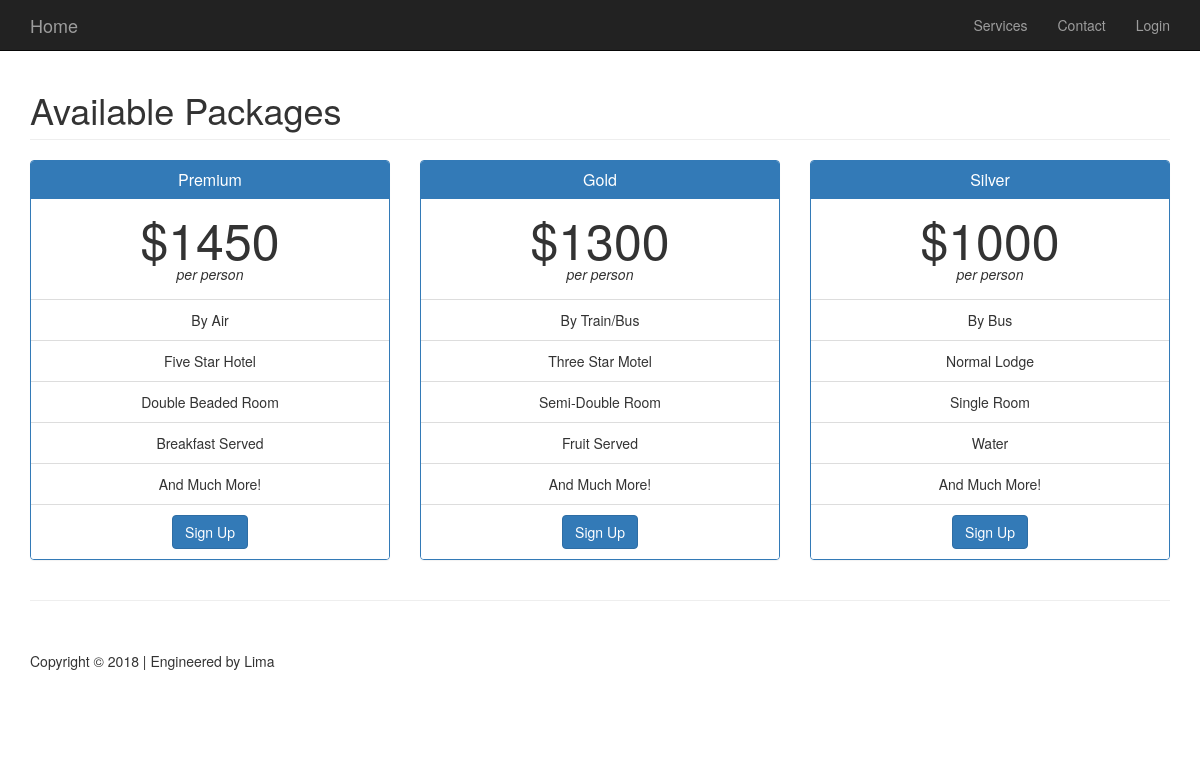
Screenshot of /customers/booking/1 with the database file from the repository.
### tables this page shows
CREATE TABLE `costs` (
  `costId` int(11) NOT NULL,
  `visitId` int(11) NOT NULL,
  `packageId` int(11) NOT NULL,
  `costing` double NOT NULL
);

### application/controllers/Customers.php (called while the page is built, shortened)
<?php
class Customers extends CI_Controller {
    function __construct() {
        $this->load->model('customer');
    }
    function booking($id) {
        $data['title'] = "Booking";
        $data['packages'] = $this->customer->get_package($id);
        $this->load->view('booking', $data);
    }
}

### index.php (called while the page is built, shortened)
<?php
require_once BASEPATH.'core/CodeIgniter.php';

### application/models/Customer.php (called while the page is built, shortened)
<?php
class Customer extends CI_Model {
    function get_package($id) {
        $query = $this->db->get_where('costs', ['visitId' => $id]);
        return $query->result_array();
    }
}

### application/views/booking.php (the view, shortened to what this page needs)
<!DOCTYPE html>
<html lang="en">
    <?php require_once("template/head.php"); ?>
    <body>
        <?php require_once("template/nav.php"); ?>
        <div class="container top-margin">
            <div class="row">
                <div class="col-lg-12">
                    <h1 class="page-header">Available Packages
                    </h1>
                </div>
            </div>
            <div class="row">
                <?php
                if (!isset($packages)) {
                    echo "<p>Not Found</p>";
                } else {
                    foreach ($packages as $row) {
                        ?>
                        <div class="col-md-4">
                            <div class="panel panel-primary text-center">
                                <div class="panel-heading">
                                    <h3 class="panel-title">
                                        <?php
                                        if ($row['packageId'] == 1) {
                                            echo "Premium";
                                        } else if ($row['packageId'] == 2) {
                                            echo "Gold";
                                        } else if ($row['packageId'] == 3) {
                                            echo "Silver";
                                        }
                                        ?>
                                    </h3>
                                </div>
                                <div class="panel-body">
                                    <span class="price">$<?= $row['costing'] ?></span>
                                    <span class="period">per person</span>
                                </div>
                                <ul class="list-group">
                                    <li class="list-group-item">
                                        <?php
                                        if ($row['packageId'] == 1) {
                                            echo "By Air";
                                        } else if ($row['packageId'] == 2) {
                                            echo "By Train/Bus";
                                        } else if ($row['packageId'] == 3) {
                                            echo "By Bus";
                                        }
                                        ?>
                                    </li>
                                    <li class="list-group-item">
                                        <?php
                                        if ($row['packageId'] == 1) {
                                            echo "Five Star Hotel";
                                        } else if ($row['packageId'] == 2) {
                                            echo "Three Star Motel";
                                        } else if ($row['packageId'] == 3) {
                                            echo "Normal Lodge";
                                        }
                                        ?>
                                    </li>
                                    <li class="list-group-item">
                                        <?php
                                        if ($row['packageId'] == 1) {
                                            echo "Double Beaded Room";
                                        } else if ($row['packageId'] == 2) {
                                            echo "Semi-Double Room";
                                        } else if ($row['packageId'] == 3) {
                                            echo "Single Room";
                                        }
                                        ?>
                                    </li>
                                    <li class="list-group-item">
                                        <?php
                                        if ($row['packageId'] == 1) {
                                            echo "Breakfast Served";
                                        } else if ($row['packageId'] == 2) {
                                            echo "Fruit Served";
                                        } else if ($row['packageId'] == 3) {
                                            echo "Water";
                                        }
                                        ?>
                                    </li>
                                    <li class="list-group-item">
                                        And Much More!
                                    </li>
                                    <li class="list-group-item">
                                        <?php if ($this->session->userdata('customerId')) { ?>
                                            <?php if ($row['packageId'] == 1) { ?>
                                                <a  data-toggle="modal" href="#checkoutModal" class="btn btn-primary">Book Now!</a>
                                            <?php } else if ($row['packageId'] == 2) { ?>
                                                <a  data-toggle="modal" href="#checkoutModal" class="btn btn-danger">Book Now!</a>
                                            <?php } else if ($row['packageId'] == 3) {
                                                ?>
                                                <a  data-toggle="modal" href="#checkoutModal" class="btn btn-warning">Book Now!</a>
                                            <?php }
                                            ?>
                                        <?php } else { ?>
                                            <a data-toggle="modal" href="#signupModal" class="btn btn-primary">Sign Up</a>
                                        <?php }
                                        ?>
                                    </li>
                                </ul>
                            </div>
                        </div>
                        <?php
                    }
                }
                ?>
            </div>
            <hr>
            <?php require_once("template/footer.php"); ?>
        </div>
    </body>
</html>

### application/views/template/head.php (shortened to what this page needs)
<head>
    <link href="<?= base_url() ?>resource/css/bootstrap.min.css" rel="stylesheet" />
    <link href="<?= base_url() ?>resource/css/modern-business.css" rel="stylesheet" />
    <link href="<?= base_url() ?>resource/font-awesome/css/font-awesome.min.css" rel="stylesheet" type="text/css" />
    <link href="<?= base_url() ?>resource/css/animate.css" rel="stylesheet">
</head>

### application/views/template/nav.php (shortened to what this page needs)
<nav class="navbar navbar-inverse navbar-fixed-top" role="navigation">
    <div class="container">
        <div class="navbar-header">
            <?php if ($this->session->userdata('customerId')) { ?>
                <a class="navbar-brand" href="<?= base_url() ?>customers/profile">Profile</a>
            <?php } else { ?>
                <a class="navbar-brand" href="<?= base_url() ?>">Home</a>
            <?php } ?>
        </div>
        <div class="collapse navbar-collapse" id="bs-example-navbar-collapse-1">
            <ul class="nav navbar-nav navbar-right">
                <li>
                    <a href="<?= base_url() ?>visitors/services">Services</a>
                </li>
                <li>
                    <a href="<?= base_url() ?>visitors/contact">Contact</a>
                </li>
                <li>
                    <?php if ($this->session->userdata('customerId')) { ?>
                        <a href="<?= base_url() ?>customers/logout">Logout</a>
                    <?php } else { ?>
                        <a data-toggle="modal" href="#loginModal">Login</a>
                    <?php } ?>
                </li>
            </ul>
        </div>
    </div>
</nav>

### application/views/template/footer.php (shortened to what this page needs)
<footer>
    <div class="row">
        <div class="col-lg-12">
            <p>Copyright &copy; <?= date("Y", time()); ?> | Engineered by Lima</p>
        </div>
    </div>
</footer>

### resource/css/modern-business.css (style rules this page uses)
html, body { height: 100%; }
body { padding-top: 50px; }
.price { display: block; font-size: 50px; line-height: 50px; }
.period { display: block; font-style: italic; }
footer { margin: 50px 0; }

### rows the page displays
costs: shows "Premium", costing "1450", shows "By Air", shows "Five Star Hotel", shows "Double Beaded Room", shows "Breakfast Served"
costs: shows "Gold", costing "1300", shows "By Train/Bus", shows "Three Star Motel", shows "Semi-Double Room", shows "Fruit Served"
costs: shows "Silver", costing "1000", shows "By Bus", shows "Normal Lodge", shows "Single Room", shows "Water"
